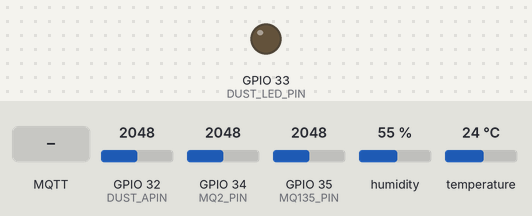
The sketch below on a simulated ESP32. Shown: output pins drawn as LEDs (lit = HIGH). Inputs (shaded band) come from the test bench; at power-on: GPIO 32 (DUST_APIN) = 2048, GPIO 34 (MQ2_PIN) = 2048, GPIO 35 (MQ135_PIN) = 2048, humidity 55 %, temperature 24 °C. WiFi joins after 1.5 s; servers stay silent unless stated; no MQTT or app messages arrive unless stated; what the sketch prints to the serial monitor is not drawn.

Above: at 0.1 s.
At 3.2 s:
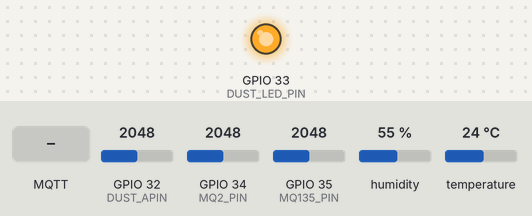
3.3 s: MQTT message "airq/cmd/" arrives on the first subscribed topic
4.8 s: MQTT message "reboot" arrives on the first subscribed topic
6.3 s: MQTT message "ping" arrives on the first subscribed topic
Timing chart, 0 to 9.3 s (numbered marks = the images above; inputs shaded):
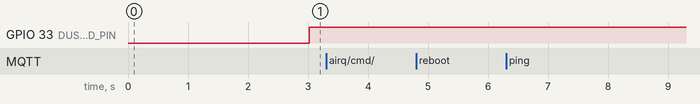

Measured:
- after the input at 3.3 s, every drawn part: stays the same

The sketch:

air_quality_monitor.ino
```cpp
/**
 * ESP32 Air Quality Monitor Firmware
 *
 * Reads data from 4 sensors (MQ2, MQ135, Dust Sensor, DHT11)
 * and publishes JSON data via MQTT over WiFi.
 *
 * Wiring:
 *   GPIO 34 (ADC1_CH6) → MQ2 Analog Out
 *   GPIO 35 (ADC1_CH7) → MQ135 Analog Out
 *   GPIO 32 (ADC1_CH4) → Dust Sensor Analog Out
 *   GPIO 33 (Digital)  → Dust Sensor LED Pin
 *   GPIO 4  (Digital)  → DHT11 Data Pin
 *   5V                 → MQ2, MQ135, Dust Sensor VCC
 *   3.3V               → DHT11 VCC
 *   GND                → Common Ground
 *
 * Libraries Required:
 *   - PubSubClient (MQTT)
 *   - DHT sensor library
 *   - ArduinoJson
 *   - WiFi (built-in ESP32)
 */

#include <WiFi.h>
#include <PubSubClient.h>
#include <DHT.h>
#include <ArduinoJson.h>
#include <HTTPClient.h>
#include <HTTPUpdate.h>
#include <esp_task_wdt.h>
#include "config.h"

// WDT Settings
#define WDT_TIMEOUT 15 // 15 seconds watchdog

const char* FIRMWARE_VERSION = "v2.1.4";

// ==================== PIN DEFINITIONS ====================
#define MQ2_PIN       34    // ADC1_CH6 — MQ2 analog
#define MQ135_PIN     35    // ADC1_CH7 — MQ135 analog
#define DUST_APIN     32    // ADC1_CH4 — Dust sensor analog
#define DUST_LED_PIN  33    // Digital — Dust sensor IR LED
#define DHT_PIN       4     // Digital — DHT11 data
#define DHT_TYPE      DHT11

// ==================== CALIBRATION VALUES ====================
// These must be determined during calibration in clean air
// Run calibration sketch first, then update these values
float MQ2_R0  = 10.0;   // MQ2 clean air resistance (kΩ) — CALIBRATE!
float MQ135_R0 = 12.0;  // MQ135 clean air resistance (kΩ) — CALIBRATE!
float MQ2_RL  = 10.0;   // MQ2 load resistor (kΩ)
float MQ135_RL = 22.0;  // MQ135 load resistor (kΩ) — REPLACE with 22kΩ!

// ==================== OBJECTS ====================
WiFiClient espClient;
PubSubClient mqttClient(espClient);
DHT dht(DHT_PIN, DHT_TYPE);

// ==================== TIMING ====================
unsigned long lastPublish = 0;
unsigned long lastHeartbeat = 0;
const unsigned long PUBLISH_INTERVAL = 3000; // 3 seconds
const unsigned long HEARTBEAT_INTERVAL = 10000; // 10 seconds

// Forward declaration
void mqttCallback(char* topic, byte* payload, unsigned int length);
// ==================== SETUP ====================
void setup() {
  Serial.begin(115200);
  Serial.println("\n🏭 AirQ Industrial Monitor — ESP32 Firmware");

  // Initialize pins
  pinMode(MQ2_PIN, INPUT);
  pinMode(MQ135_PIN, INPUT);
  pinMode(DUST_APIN, INPUT);
  pinMode(DUST_LED_PIN, OUTPUT);

  // Initialize DHT11
  dht.begin();

  // Connect WiFi
  connectWiFi();

  // Connect MQTT
  mqttClient.setServer(MQTT_SERVER, MQTT_PORT);
  mqttClient.setCallback(mqttCallback);
  mqttClient.setBufferSize(1024); // Increase buffer for JSON payload
  connectMQTT();

  // Enable Watchdog
  esp_task_wdt_init(WDT_TIMEOUT, true);
  esp_task_wdt_add(NULL);

  Serial.println("✅ Setup complete. Beginning sensor readings...");
}

// ==================== MAIN LOOP ====================
void loop() {
  esp_task_wdt_reset(); // Reset watchdog timer

  // Ensure MQTT connection
  if (!mqttClient.connected()) {
    connectMQTT();
  }
  mqttClient.loop();

  // Publish sensor data at interval
  if (millis() - lastPublish >= PUBLISH_INTERVAL) {
    lastPublish = millis();
    publishSensorData();
  }

  // Publish heartbeat
  if (millis() - lastHeartbeat >= HEARTBEAT_INTERVAL) {
    lastHeartbeat = millis();
    publishHeartbeat();
  }
}

// ==================== HEARTBEAT ====================
void publishHeartbeat() {
  StaticJsonDocument<256> doc;
  doc["id"] = DEVICE_ID;
  doc["name"] = DEVICE_NAME;
  doc["location"] = DEVICE_LOCATION;
  doc["ip"] = WiFi.localIP().toString();
  doc["mac"] = WiFi.macAddress();
  doc["firmware"] = FIRMWARE_VERSION;
  doc["signal"] = WiFi.RSSI();

  JsonArray sensors = doc.createNestedArray("sensors");
  sensors.add("DHT11");
  sensors.add("MQ135");
  sensors.add("MQ2");
  sensors.add("GP2Y1014AU0F");

  char payload[256];
  serializeJson(doc, payload);
  mqttClient.publish(MQTT_HEARTBEAT_TOPIC, payload);
}

// ==================== COMMAND LISTENER ====================
void mqttCallback(char* topic, byte* payload, unsigned int length) {
  String topicStr = String(topic);
  String message = "";
  for (int i = 0; i < length; i++) {
    message += (char)payload[i];
  }

  Serial.printf("📥 Cmd Received [%s]: %s\n", topic, message.c_str());

  if (topicStr.startsWith("airq/cmd/")) {
    StaticJsonDocument<256> doc;
    DeserializationError error = deserializeJson(doc, message);
    if (!error) {
      String cmd = doc["cmd"].as<String>();

      if (cmd == "reboot") {
        Serial.println("🔄 Remote REBOOT command received! Dropping hardware securely...");
        delay(500); // Allow UART buffer to flush
        ESP.restart(); // Natively pull circuit power down
      }
      else if (cmd == "ping") {
        Serial.println("📡 Remote PING command received! Disconnecting Pong...");
        StaticJsonDocument<128> pongDoc;
        pongDoc["id"] = DEVICE_ID;
        pongDoc["status"] = "pong";
        pongDoc["uptime"] = millis();
        char pongPayload[128];
        serializeJson(pongDoc, pongPayload);
        mqttClient.publish("airq/status/pong", pongPayload);
      }
      else if (cmd == "calibrate") {
        String sensor = doc["sensor"].as<String>();
        Serial.printf("🔧 Running zero-point calibration for %s...\n", sensor.c_str());
        unsigned long start = millis();
        while (millis() - start < 2500) {
          mqttClient.loop();  // keep MQTT alive
        }
        Serial.println("✅ Calibration Complete.");
      }
      else if (cmd == "update") {
        String url = doc["url"].as<String>(); // e.g. /firmware/update.bin
        Serial.printf("🔄 OTA Update Triggered. Fetching from %s\n", url.c_str());

        // Construct full URL assuming the backend is the MQTT server IP
        String fullUrl = String("http://") + String(MQTT_SERVER) + String(":") + String(HTTP_SERVER_PORT) + url;

        WiFiClient client;
        if (WiFi.status() == WL_CONNECTED) {
          t_httpUpdate_return ret = httpUpdate.update(client, fullUrl);

          switch (ret) {
            case HTTP_UPDATE_FAILED:
              Serial.printf("❌ HTTP_UPDATE_FAILED Error (%d): %s\n", httpUpdate.getLastError(), httpUpdate.getLastErrorString().c_str());
              break;
            case HTTP_UPDATE_NO_UPDATES:
              Serial.println("⚠ HTTP_UPDATE_NO_UPDATES");
              break;
            case HTTP_UPDATE_OK:
              Serial.println("✅ UPDATE OK");
              break;
          }
        } else {
          Serial.println("❌ WiFi not connected, OTA skipped");
        }
      }
    }
  }
}

// ==================== WIFI CONNECTION ====================
void connectWiFi() {
  Serial.printf("📡 Connecting to WiFi: %s", WIFI_SSID);
  WiFi.begin(WIFI_SSID, WIFI_PASSWORD);

  int retries = 0;
  while (WiFi.status() != WL_CONNECTED && retries < 10) {
    delay(1000);
    Serial.print(".");
    retries++;
  }

  if (WiFi.status() == WL_CONNECTED) {
    Serial.printf("\n✅ WiFi Connected! IP: %s\n", WiFi.localIP().toString().c_str());
  } else {
    Serial.println("\n❌ WiFi Connection Failed! Continuing offline...");
  }
}

// ==================== MQTT CONNECTION ====================
void connectMQTT() {
  int retries = 0;
  while (!mqttClient.connected() && retries < 5) {
    Serial.print("📡 Connecting to MQTT...");

    if (mqttClient.connect(DEVICE_ID)) {
      Serial.println(" ✅ Connected!");
      // Subscribe to command topic for this specific device
      mqttClient.subscribe(MQTT_CMD_TOPIC);
      break;
    } else {
      Serial.printf(" ❌ Failed (rc=%d). Retrying in 2s...\n", mqttClient.state());
      delay(2000);
      retries++;
    }
  }
}

// ==================== READ MQ2 SENSOR ====================
float readMQ2_PPM(int raw) {
  if (raw < 10) Serial.println("⚠ MQ2 disconnected?");
  float voltage = raw * (3.3 / 4095.0);
  if (voltage <= 0.01) return 0; // Prevent div by zero

  // Calculate sensor resistance
  float rs = ((3.3 - voltage) / voltage) * MQ2_RL;
  float ratio = rs / MQ2_R0;

  // Approximate PPM using datasheet curve for LPG
  float ppm = 1000.0 * pow(ratio, -2.2);
  return ppm;
}

// ==================== READ MQ135 SENSOR ====================
void readMQ135(int raw, float &co2, float &no2, float &nh3) {
  float voltage = raw * (3.3 / 4095.0);
  if (voltage <= 0.01) {
    co2 = 400.0; no2 = 0; nh3 = 0;
    return;
  }

  // Calculate sensor resistance
  float rs = ((3.3 - voltage) / voltage) * MQ135_RL;
  float ratio = rs / MQ135_R0;

  // Approximate gas concentrations using datasheet curves
  co2 = 400.0 + (1000.0 * pow(ratio, -1.8));  // CO₂ estimate
  no2 = 0.05 * pow(ratio, -1.2);               // NO₂ estimate
  nh3 = 10.0 * pow(ratio, -1.5);               // NH₃ estimate (most accurate for MQ135)
}

// ==================== READ DUST SENSOR ====================
float readDustDensity(float &voltage) {
  digitalWrite(DUST_LED_PIN, LOW);  // LED ON
  delayMicroseconds(280);

  int raw = analogRead(DUST_APIN);

  delayMicroseconds(40);
  digitalWrite(DUST_LED_PIN, HIGH);  // LED OFF
  delayMicroseconds(9680);           // Complete the 10ms cycle

  // Convert to voltage
  voltage = raw * (3.3 / 4095.0);

  float density = (0.170 * voltage - 0.1) * 1000;  // Convert mg/m³ to µg/m³
  return (density < 0) ? 0 : density;
}

// ==================== PUBLISH SENSOR DATA ====================
void publishSensorData() {
  // Read DHT11
  float temperature = dht.readTemperature();
  float humidity = dht.readHumidity();

  // Check DHT11 read success
  if (isnan(temperature) || isnan(humidity)) {
    Serial.println("⚠ DHT11 read failed!");
    temperature = -1;
    humidity = -1;
  }

  // Read MQ2
  int mq2Raw = analogRead(MQ2_PIN);
  float mq2Ppm = readMQ2_PPM(mq2Raw);

  // Read MQ135
  int mq135Raw = analogRead(MQ135_PIN);
  float co2, no2, nh3;
  readMQ135(mq135Raw, co2, no2, nh3);

  // Read Dust Sensor
  float dustVoltage = 0.0;
  float dustDensity = readDustDensity(dustVoltage);

  // Build JSON payload
  StaticJsonDocument<768> doc;

  // Metadata
  JsonObject metadata = doc.createNestedObject("metadata");
  metadata["sensorId"] = DEVICE_ID;
  metadata["building"] = DEVICE_NAME;
  metadata["floor"] = DEVICE_LOCATION;

  // MQ2 data
  JsonObject mq2 = doc.createNestedObject("mq2");
  mq2["raw"] = mq2Raw;
  mq2["ppm"] = (int)mq2Ppm;

  // MQ135 data
  JsonObject mq135 = doc.createNestedObject("mq135");
  mq135["raw"] = mq135Raw;
  mq135["co2_ppm"] = (int)co2;
  mq135["no2_ppm"] = round(no2 * 1000.0) / 1000.0;  // 3 decimal places
  mq135["nh3_ppm"] = round(nh3 * 10.0) / 10.0;

  // Dust data
  JsonObject dust = doc.createNestedObject("dust");
  dust["raw"] = round(dustVoltage * 100.0) / 100.0;
  dust["density"] = round(dustDensity * 10.0) / 10.0;

  // DHT11 data
  JsonObject dht11 = doc.createNestedObject("dht11");
  dht11["temperature"] = round(temperature * 10.0) / 10.0;
  dht11["humidity"] = (int)humidity;

  // Serialize and publish
  char payload[768];
  serializeJson(doc, payload);

  if (mqttClient.publish(MQTT_TOPIC, payload, true)) {
    Serial.printf("📤 Published: T=%.1f°C H=%d%% CO2=%dppm MQ2=%dppm Dust=%.1fµg/m³\n",
                  temperature, (int)humidity, (int)co2, (int)mq2Ppm, dustDensity);
  } else {
    Serial.println("❌ MQTT publish failed!");
  }
}
```

config.h
```cpp
/**
 * ESP32 Configuration
 *
 * Update these values for your setup before flashing!
 */

#ifndef CONFIG_H
#define CONFIG_H

// ==================== WiFi Configuration ====================
#define WIFI_SSID       "YOUR_WIFI_SSID"      // <-- Replace
#define WIFI_PASSWORD   "YOUR_WIFI_PASSWORD"  // <-- Replace

// ==================== MQTT & Server Configuration ====================
// IP Address of the computer running your Node.js backend
#define MQTT_SERVER     "192.168.0.100"       // <-- Replace with your PC's IP address
#define MQTT_PORT       1883
#define HTTP_SERVER_PORT 5000

// ==================== Device Identity ====================
// These are used by the React Dashboard to identify and display the node
#define DEVICE_ID       "NODE-ESP32-1"
#define DEVICE_NAME     "Main Lab Sensor Array"
#define DEVICE_LOCATION "Zone A - Test Floor"

// ==================== Sensor Metadata ====================
#define MQTT_TOPIC      "airq/sensors/zone-a"
#define MQTT_HEARTBEAT_TOPIC "airq/status/heartbeat"
#define MQTT_CMD_TOPIC  "airq/cmd/NODE-ESP32-1" // Make sure this matches DEVICE_ID!

#endif
```
